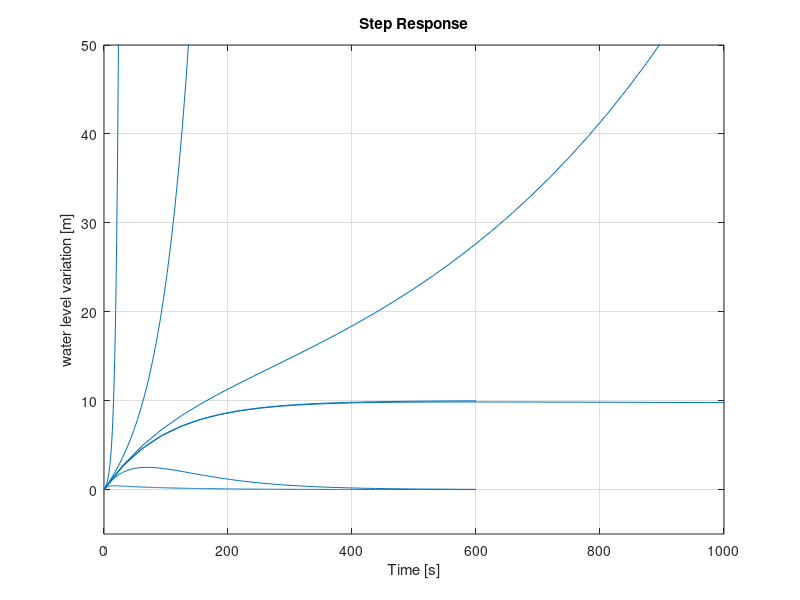

Reproduce this figure in MATLAB.
%%
a(1)=0;
a(2)=1000;
a(3)=-5;
a(4)=50;

step(tf([0.1 0], [1 0.01 0]))%KI=0
hold on

step(tf([0.1 0], [1 (0.01+0.02*0.00125) (0.0002*0.00125)]))%KI=0.00125
hold on
step(tf([0.1 0], [1 0.03 0.0002]))%KI=1
hold on
step(tf([0.1 0], [1 0.21 0.002]))%KI=10
hold on

step(tf([0.1 0], [1 0.008 -0.00002]))%KI=-0.1
hold on
step(tf([0.1 0], [1 -0.01 -0.0002]))%KI=-1
hold on
step(tf([0.1 0], [1 -0.19 -0.002]))%KI=-10
hold on

ylabel('water level variation [m]')
axis(a)